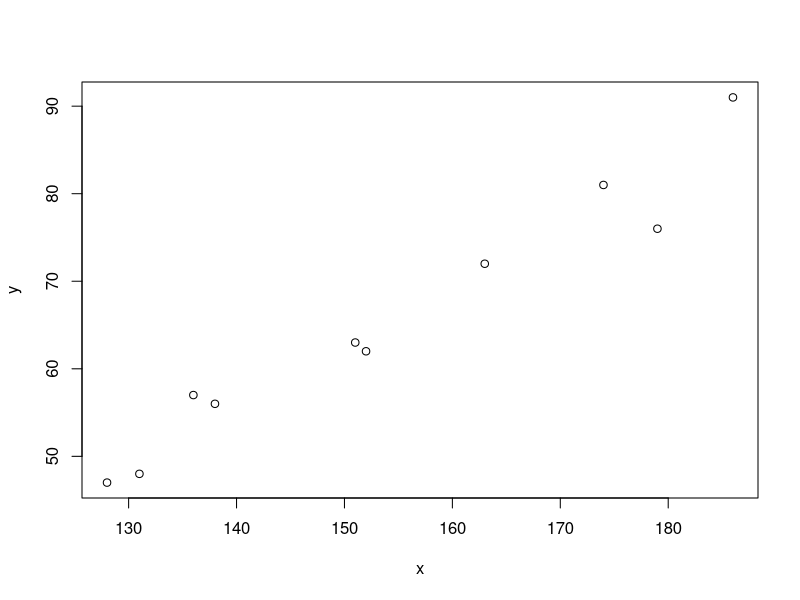
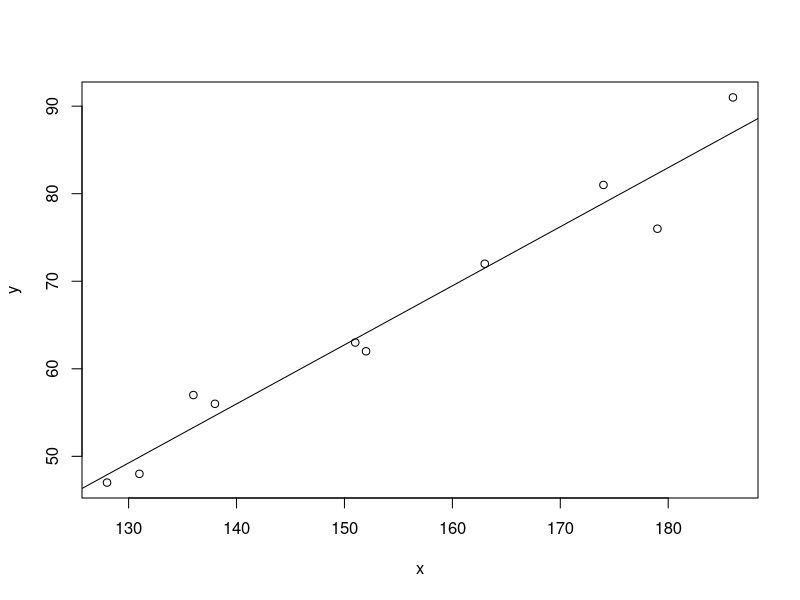

The R source for these figures, in order:
#install.packages("ggplot2")
library(ggplot2)
tmp_data <- ggplot2::diamonds
tmp_data
str(tmp_data)
class(tmp_data)
df <- as.data.frame(tmp_data)
str(df)
colnames(df)
head(df)
# Linear Regression => lm => rxLm
# y = ax + b
# height : 151, 174, 138, 128, 136....
# weight : 63, 81, 56, 91...

x <- c(151, 174, 138, 186,128, 136, 179, 163, 152, 131)
y <- c(63, 81, 56, 91, 47, 57, 76, 72, 62, 48)
plot(x, y)

l_value <- lm(y~x)
l_value

x1 <- data.frame(x=170)
x1
result <- predict(l_value, x1)
result
plot(x, y, abline(lm(y~x)))

# multiple regression
# y= a + b1x1 + b2x2 ...... 
tmp_data2 <- mtcars[,c("mpg","disp","hp","wt")]
tmp_data2
# mpg = disp + hp + wt
# mpg ~ disp + hp + wt
model <- lm(mpg~disp+hp+wt, data = tmp_data2)
model
# Y = 37.10 + (-0.000937)x1 + (-0.031157)x2
#     + (-3.800891)X3
# disp: 221, hp = 102, wt = 2.91
# Y = 37.10 + (-0.000937)*(221) + (-0.031157)*(102)
#     + (-0.031157)*(2.91)
# ==> 22.7104

tmp_data3 <- mtcars[,c("am","cyl","hp","wt")]
# am = cyl + hp + wt
tmp_data4 <- glm(am ~ cyl + hp + wt, 
                 data = tmp_data3, family = binomial)
tmp_data4

